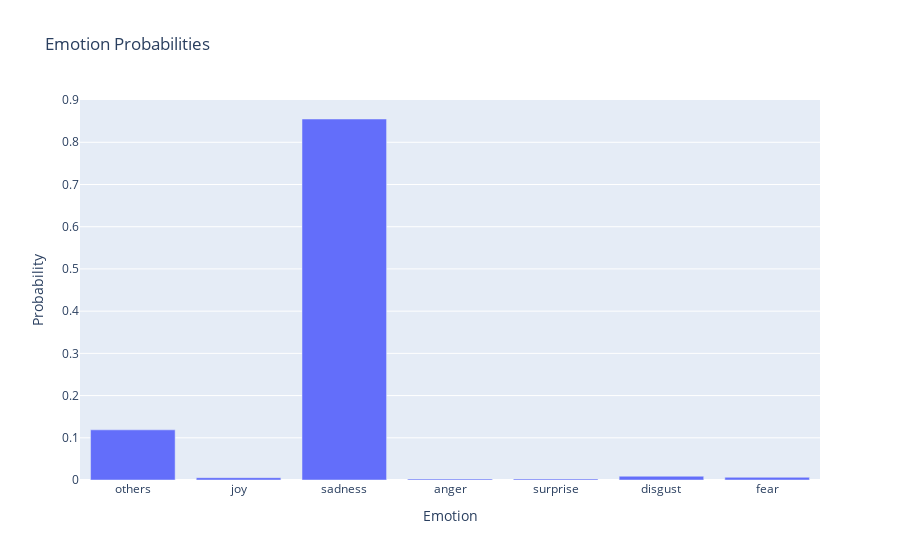

This figure's notebook cell:
### Code cell
# Plot the emotions dict

emotions.probas

import plotly.express as px
import pandas as pd

emotions_df = pd.DataFrame(emotions.probas, index=[0])
emotions_df = emotions_df.melt(var_name='emotion', value_name='probability')
fig = px.bar(emotions_df, x='emotion', y='probability', title='Emotion Probabilities')
fig.update_layout(xaxis_title='Emotion', yaxis_title='Probability')
fig.show()

### Figure 1 — Plotly figure (JSON) as saved in the notebook; plotly's stock layout.template omitted (floating-point values rounded to 4 significant figures)
{"data": [{"hovertemplate": "emotion=%{x}<br>probability=%{y}<extra></extra>", "legendgroup": "", "marker": {"color": "#636efa", "pattern": {"shape": ""}}, "name": "", "orientation": "v", "showlegend": false, "textposition": "auto", "type": "bar", "x": ["others", "joy", "sadness", "anger", "surprise", "disgust", "fear"], "xaxis": "x", "y": [0.1188, 0.005485, 0.8552, 0.002541, 0.002618, 0.008958, 0.006397], "yaxis": "y"}], "layout": {"barmode": "relative", "legend": {"tracegroupgap": 0}, "title": {"text": "Emotion Probabilities"}, "xaxis": {"anchor": "y", "domain": [0, 1], "title": {"text": "Emotion"}}, "yaxis": {"anchor": "x", "domain": [0, 1], "title": {"text": "Probability"}}}}
